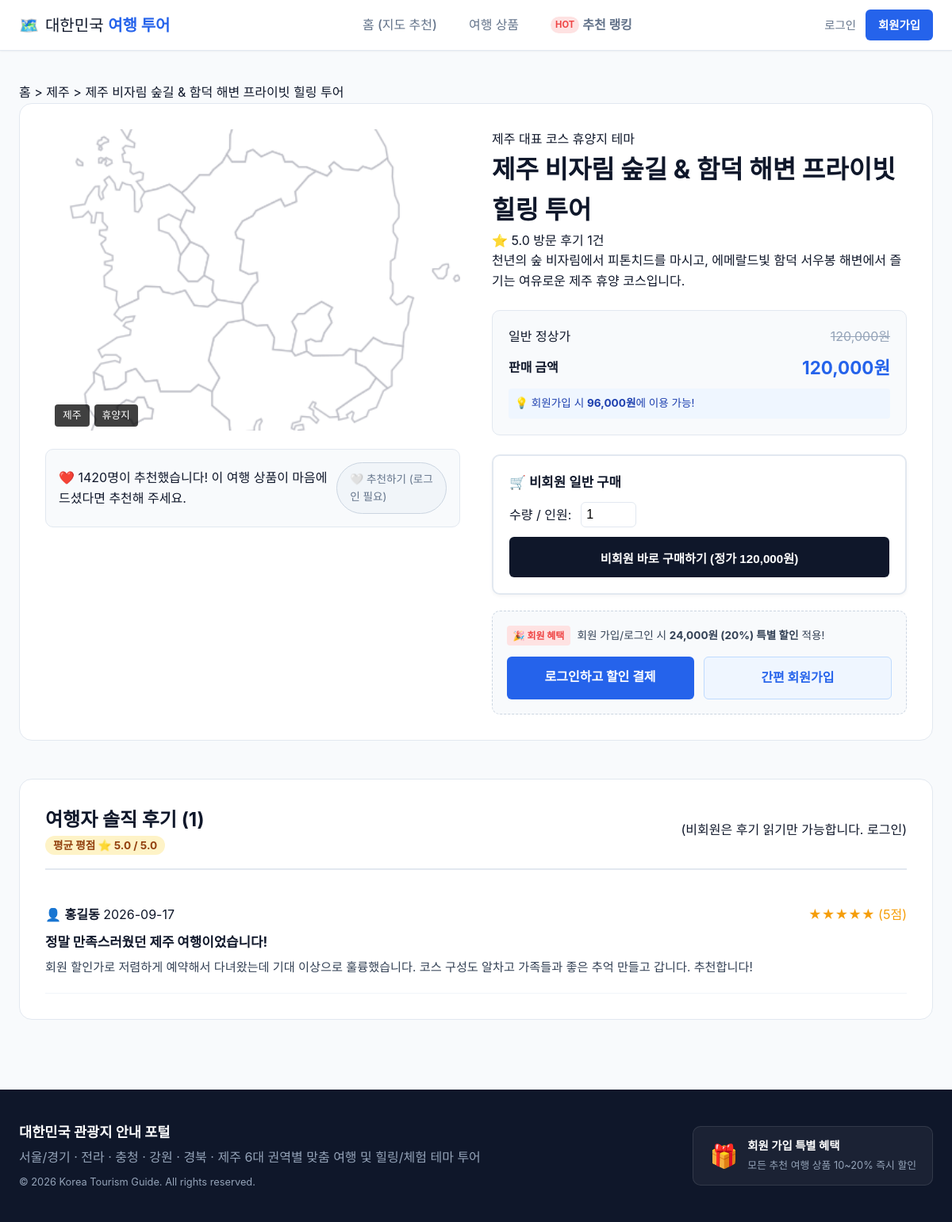
/products/1, run on the app's committed database.
### models/tour.py (models this page shows, shortened)
class TourProduct(db.Model):
    __tablename__ = 'tour_products'
    id = db.Column(db.Integer, primary_key=True)
    name = db.Column(db.String(150), nullable=False, index=True)
    description = db.Column(db.Text, nullable=False)
    region = db.Column(db.String(50), nullable=False, index=True) # 6개 지역
    theme_id = db.Column(db.Integer, db.ForeignKey('themes.id'), nullable=False)
    original_price = db.Column(db.Integer, nullable=False)
    member_discount_rate = db.Column(db.Float, default=0.15) # 회원 15% 기본 할인
    recommendation_count = db.Column(db.Integer, default=0, index=True) # 누적 추천수
    image_url = db.Column(db.String(255), default='/static/img/default-tour.jpg')
    created_at = db.Column(db.DateTime, default=lambda: datetime.now(timezone.utc))
    reviews = db.relationship('Review', backref='product', lazy='dynamic', cascade='all, delete-orphan')
    likes = db.relationship('ProductLike', backref='product', lazy='dynamic', cascade='all, delete-orphan')
    order_items = db.relationship('OrderItem', backref='product', lazy='dynamic')
    cart_items = db.relationship('CartItem', backref='product', lazy='dynamic')
    def get_discounted_price(self, is_member=False):
        if is_member:
            return int(self.original_price * (1 - self.member_discount_rate))
        return self.original_price
    def get_discount_amount(self, is_member=False):
        if is_member:
            return self.original_price - self.get_discounted_price(True)
        return 0
    def get_average_rating(self):
        review_list = self.reviews.all()
        if not review_list:
            return 0.0
        return round(sum(r.rating for r in review_list) / len(review_list), 1)
    def is_liked_by(self, user):
        if not user or not user.is_authenticated:
            return False
        return self.likes.filter_by(user_id=user.id).first() is not None

class Theme(db.Model):
    __tablename__ = 'themes'
    id = db.Column(db.Integer, primary_key=True)
    code = db.Column(db.String(50), unique=True, nullable=False) # e.g. RESORT, EXPERIENCE
    name = db.Column(db.String(50), unique=True, nullable=False) # '휴양지', '체험'
    description = db.Column(db.String(200), nullable=True)
    is_active = db.Column(db.Boolean, default=True)
    products = db.relationship('TourProduct', backref='theme', lazy='dynamic')

### models/review.py (models this page shows, shortened)
class Review(db.Model):
    __tablename__ = 'reviews'
    id = db.Column(db.Integer, primary_key=True)
    user_id = db.Column(db.Integer, db.ForeignKey('users.id', ondelete='CASCADE'), nullable=False)
    product_id = db.Column(db.Integer, db.ForeignKey('tour_products.id', ondelete='CASCADE'), nullable=False)
    title = db.Column(db.String(150), nullable=False)
    content = db.Column(db.Text, nullable=False)
    rating = db.Column(db.Integer, default=5, nullable=False) # 1~5
    created_at = db.Column(db.DateTime, default=lambda: datetime.now(timezone.utc))
    updated_at = db.Column(db.DateTime, default=lambda: datetime.now(timezone.utc), onupdate=lambda: datetime.now(timezone.utc))

### models/user.py (models this page shows, shortened)
class User(UserMixin, db.Model):
    __tablename__ = 'users'
    id = db.Column(db.Integer, primary_key=True)
    username = db.Column(db.String(50), unique=True, nullable=False, index=True) # ID
    password_hash = db.Column(db.String(255), nullable=False)
    name = db.Column(db.String(80), nullable=False)                                # 이름
    email = db.Column(db.String(120), unique=True, nullable=False, index=True)   # email
    phone = db.Column(db.String(30), unique=True, nullable=False)                 # 전화번호
    role = db.Column(db.String(20), default='MEMBER')                             # MEMBER, ADMIN
    created_at = db.Column(db.DateTime, default=lambda: datetime.now(timezone.utc))
    reviews = db.relationship('Review', backref='author', lazy='dynamic', cascade='all, delete-orphan')
    orders = db.relationship('Order', backref='user', lazy='dynamic', cascade='all, delete-orphan')
    cart = db.relationship('Cart', backref='user', uselist=False, cascade='all, delete-orphan')
    likes = db.relationship('ProductLike', backref='user', lazy='dynamic', cascade='all, delete-orphan')

### views/product_views.py (the view)
@product_bp.route('/<int:product_id>')
def detail(product_id):
    product = TourProduct.query.get_or_404(product_id)
    cart_form = AddToCartForm(product_id=product.id)
    is_liked = product.is_liked_by(current_user)
    reviews = product.reviews.order_by(db.desc('created_at')).all()
    related_products = TourProduct.query.filter(
        TourProduct.region == product.region,
        TourProduct.id != product.id
    ).limit(3).all()
    return render_template(
        'product/detail.html',
        product=product,
        cart_form=cart_form,
        is_liked=is_liked,
        reviews=reviews,
        related_products=related_products
    )

### forms/cart_forms.py
class AddToCartForm(FlaskForm):
    product_id = HiddenField('상품 ID', validators=[DataRequired()])
    quantity = IntegerField('수량', default=1, validators=[
        DataRequired(),
        NumberRange(min=1, max=99, message='수량은 1개 이상 99개 이하로 선택해주세요.')
    ])
    submit = SubmitField('장바구니 담기')

### app.py (called while the page is built)
def create_app(config_class=Config):
    app = Flask(__name__, static_folder='static', template_folder='templates')
    app.config.from_object(config_class)
    db.init_app(app)
    login_manager.init_app(app)
    csrf.init_app(app)
    register_blueprints(app)
    @app.context_processor
    def inject_cart_count():
        from flask_login import current_user
        if current_user.is_authenticated and current_user.cart:
            return {'cart_count': current_user.cart.get_total_count()}
        return {'cart_count': 0}
    @app.errorhandler(404)
    def not_found_error(error):
        return render_template('base.html'), 404
    @app.errorhandler(500)
    def internal_error(error):
        db.session.rollback()
        return render_template('base.html'), 500
    with app.app_context():
        db.create_all()
    return app

### templates/product/detail.html (shortened to what this page needs)
{% extends "base.html" %}
{% block content %}
<div class="container page-content">
  <div class="breadcrumb">
    <a href="{{ url_for('main.index') }}">홈</a> &gt;
    <a href="{{ url_for('product.list_products', region=product.region) }}">{{ product.region }}</a> &gt;
    <span class="current">{{ product.name }}</span>
  </div>
  <div class="product-detail-layout">
    <div class="detail-gallery">
      <div class="main-image-wrap">
        <img src="{{ product.image_url }}" alt="{{ product.name }}" class="detail-main-img" onerror="this.src='/static/img/default-tour.jpg'">
        <div class="image-tags">
          <span class="tag-region">{{ product.region }}</span>
          <span class="tag-theme">{{ product.theme.name }}</span>
        </div>
      </div>
      <div class="recommend-box">
        <div class="recommend-info">
          <span class="recommend-count">❤️ {{ product.recommendation_count }}명이 추천했습니다!</span>
          <span class="recommend-desc">이 여행 상품이 마음에 드셨다면 추천해 주세요.</span>
        </div>
        {% if current_user.is_authenticated %}
          <form action="{{ url_for('product.toggle_like', product_id=product.id) }}" method="POST">
            <input type="hidden" name="csrf_token" value="{{ csrf_token() }}">
            <button type="submit" class="btn-like {% if is_liked %}liked{% endif %}">
              {% if is_liked %}❤️ 추천 완료 (취소){% else %}🤍 추천하기{% endif %}
            </button>
          </form>
        {% else %}
          <a href="{{ url_for('auth.login', next=request.path) }}" class="btn-like-disabled">
            🤍 추천하기 (로그인 필요)
          </a>
        {% endif %}
      </div>
    </div>
    <div class="detail-info-panel">
      <div class="info-badges">
        <span class="badge-accent">{{ product.region }} 대표 코스</span>
        <span class="badge-sub">{{ product.theme.name }} 테마</span>
      </div>
      <h1 class="detail-title">{{ product.name }}</h1>
      <div class="rating-summary">
        <span class="stars">⭐ {{ product.get_average_rating() }}</span>
        <span class="review-count">방문 후기 {{ reviews|length }}건</span>
      </div>
      <p class="detail-intro">{{ product.description }}</p>
      <div class="pricing-card">
        <div class="price-row">
          <span class="label">일반 정상가</span>
          <span class="val-orig">{{ "{:,}".format(product.original_price) }}원</span>
        </div>
        {% if current_user.is_authenticated %}
          <div class="price-row discount-row">
            <span class="label">회원 우대 할인 ({{ (product.member_discount_rate * 100)|int }}%)</span>
            <span class="val-discount">- {{ "{:,}".format(product.get_discount_amount(True)) }}원</span>
          </div>
          <div class="price-row final-row">
            <span class="label"><strong>회원 최종 혜택가</strong></span>
            <span class="val-final"><strong>{{ "{:,}".format(product.get_discounted_price(True)) }}원</strong></span>
          </div>
        {% else %}
          <div class="price-row final-row">
            <span class="label"><strong>판매 금액</strong></span>
            <span class="val-final"><strong>{{ "{:,}".format(product.original_price) }}원</strong></span>
          </div>
          <div class="guest-banner">
            <p>💡 <a href="{{ url_for('auth.signup') }}">회원가입</a> 시 <strong>{{ "{:,}".format(product.get_discounted_price(True)) }}원</strong>에 이용 가능!</p>
          </div>
        {% endif %}
      </div>
      <div class="order-action-box">
        {% if current_user.is_authenticated %}
          <form action="{{ url_for('cart.add_to_cart') }}" method="POST" class="cart-form" id="memberOrderForm">
            {{ cart_form.hidden_tag() }}
            <div class="qty-selector">
              <label for="quantity">수량 / 인원:</label>
              {{ cart_form.quantity(class="qty-input", id="memberQuantity", min=1, max=99) }}
            </div>
            <div class="btn-group-action">
              {{ cart_form.submit(class="btn-secondary-action") }}
              <button type="button" class="btn-primary-action" onclick="goToMemberCheckout()">
                즉시 예약/결제하기
              </button>
            </div>
          </form>
          <script>
            function goToMemberCheckout() {
              const qty = document.getElementById('memberQuantity').value || 1;
              location.href = "{{ url_for('order.checkout', product_id=product.id) }}&quantity=" + qty;
            }
          </script>
        {% else %}
          <div class="login-prompt-box">
            <div class="guest-purchase-box">
              <h4 class="guest-purchase-title">🛒 비회원 일반 구매</h4>
              <form action="{{ url_for('order.checkout') }}" method="GET" class="guest-order-form">
                <div class="qty-selector">
                  <label for="guest_quantity">수량 / 인원:</label>
                  <input type="number" id="guest_quantity" name="quantity" value="1" min="1" max="99" class="qty-input">
                </div>
                <div class="btn-group-action" style="margin-top: 0.75rem;">
                  <button type="submit" class="btn-guest-action">
                    비회원 바로 구매하기 (정가 {{ "{:,}".format(product.original_price) }}원)
                  </button>
                </div>
              </form>
            </div>
            <div class="guest-benefit-prompt">
              <div class="benefit-badge-line">
                <span class="badge-discount-tip">🎉 회원 혜택</span>
                <span>회원 가입/로그인 시 <strong>{{ "{:,}".format(product.get_discount_amount(True)) }}원 ({{ (product.member_discount_rate * 100)|int }}%) 특별 할인</strong> 적용!</span>
              </div>
              <div class="btn-group-action">
                <a href="{{ url_for('auth.login', next=request.path) }}" class="btn-primary-action">로그인하고 할인 결제</a>
                <a href="{{ url_for('auth.signup') }}" class="btn-secondary-action">간편 회원가입</a>
              </div>
            </div>
          </div>
        {% endif %}
      </div>
    </div>
  </div>
  <section class="reviews-section" id="reviews">
    <div class="reviews-header">
      <div class="reviews-title-wrap">
        <h2>여행자 솔직 후기 <span class="count">({{ reviews|length }})</span></h2>
        <span class="rating-pill">평균 평점 ⭐ {{ product.get_average_rating() }} / 5.0</span>
      </div>
      <div class="reviews-cta">
        {% if current_user.is_authenticated %}
          <a href="{{ url_for('review.create_review', product_id=product.id) }}" class="btn-primary">
            ✏️ 후기 작성하기
          </a>
        {% else %}
          <span class="non-member-tip">
            (비회원은 후기 읽기만 가능합니다. <a href="{{ url_for('auth.login', next=request.path) }}">로그인</a>)
          </span>
        {% endif %}
      </div>
    </div>
    {% if reviews %}
      <div class="reviews-list">
        {% for r in reviews %}
          <div class="review-card">
            <div class="review-top">
              <div class="review-author">
                <span class="avatar-icon">👤</span>
                <strong>{{ r.author.name }}</strong>
                <span class="review-date">{{ r.created_at.strftime('%Y-%m-%d') }}</span>
              </div>
              <div class="review-stars">
                {% for _ in range(r.rating) %}★{% endfor %}{% for _ in range(5 - r.rating) %}☆{% endfor %}
                <span class="score">({{ r.rating }}점)</span>
              </div>
            </div>
            <h4 class="review-subject">{{ r.title }}</h4>
            <p class="review-text">{{ r.content }}</p>
          </div>
        {% endfor %}
      </div>
    {% endif %}
  </section>
</div>
{% endblock %}

### data on the page
TourProduct: region "제주", name "제주 비자림 숲길 & 함덕 해변 프라이빗 힐링 투어", recommendation_count "1420", description "천년의 숲 비자림에서 피톤치드를 마시고, 에메랄드빛 함덕 서우봉 해변에서 즐기는 여유로운 제주 휴양 코스입니다.", original_price "120,000", get_discounted_price "96,000", get_discount_amount "24,000", (product.member_discount_rate*100)|int "20"
Theme: theme.name "휴양지"
Review: get_average_rating "5.0", author.name "홍길동", created_at "2026-09-17", rating "5", title "정말 만족스러웠던 제주 여행이었습니다!", content "회원 할인가로 저렴하게 예약해서 다녀왔는데 기대 이상으로 훌륭했습니다. 코스 구성도 알차고 가족들과 좋은 추억 만들고 갑니다. 추천합니다!"

### other printed values
{{ reviews|length }} "1"
